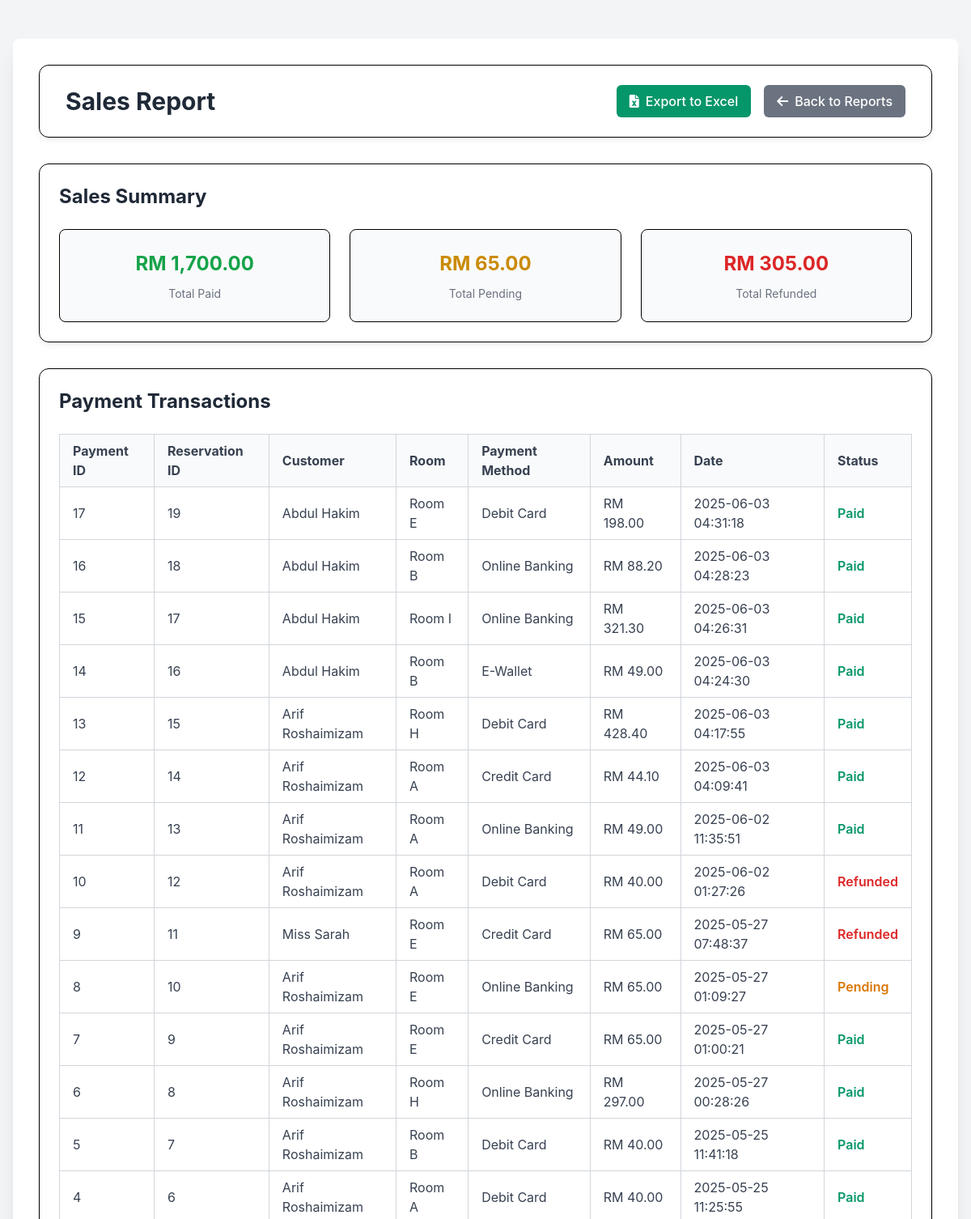
The app's page /admin/sales_report.php (signed in, upper part), older data.
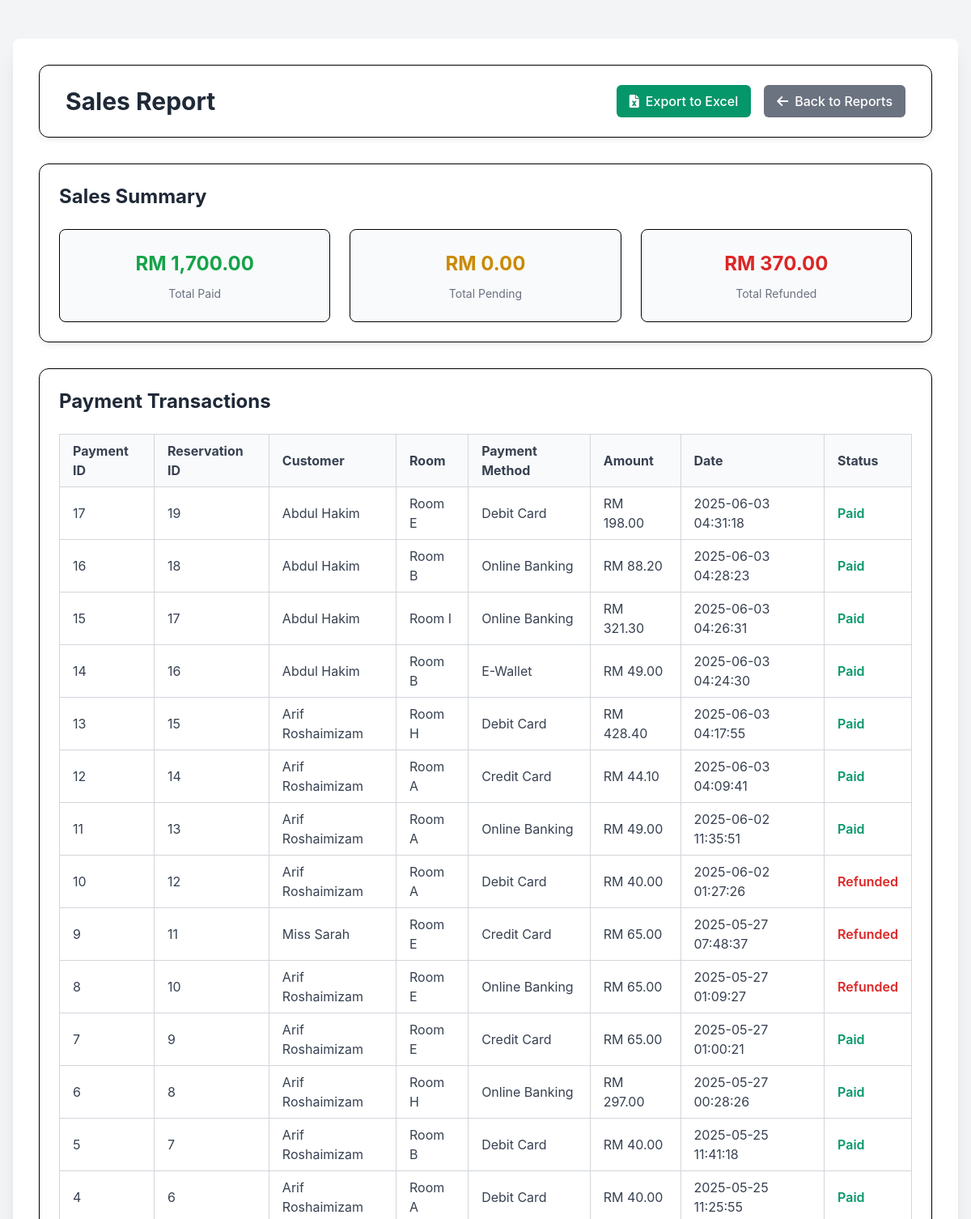
The same page, newer data.
### tables this page shows
CREATE TABLE `payments` (
  `paymentID` int(11) NOT NULL,
  `reservationID` int(11) DEFAULT NULL,
  `paymentMethod` varchar(50) DEFAULT NULL,
  `amountPaid` decimal(10,2) DEFAULT NULL,
  `paymentDate` timestamp NOT NULL DEFAULT current_timestamp(),
  `paymentStatus` enum('pending','paid','refunded') DEFAULT 'pending'
);

CREATE TABLE `users` (
  `userID` int(11) NOT NULL,
  `fullName` varchar(100) DEFAULT NULL,
  `email` varchar(100) DEFAULT NULL,
  `phone` varchar(20) NOT NULL,
  `password` varchar(255) DEFAULT NULL,
  `role` enum('user','admin') DEFAULT 'user',
  `createdAt` timestamp NOT NULL DEFAULT current_timestamp()
);

CREATE TABLE `rooms` (
  `roomID` int(11) NOT NULL,
  `roomName` varchar(100) DEFAULT NULL,
  `capacity` int(11) DEFAULT NULL,
  `status` enum('available','unavailable') DEFAULT 'available',
  `packageID` int(11) DEFAULT NULL
);

### admin/sales_report.php (the view, shortened to what the changed rows need)
<?php
include '../dbconfig.php';
$query = "SELECT p.paymentID, p.reservationID, u.fullName, r.roomName, p.paymentMethod, p.amountPaid, p.paymentDate, p.paymentStatus
          FROM payments p
          JOIN reservations res ON p.reservationID = res.reservationID
          JOIN users u ON res.userID = u.userID
          JOIN rooms r ON res.roomID = r.roomID
          ORDER BY p.paymentDate DESC";
$result = $conn->query($query);
$totalPending = 0;
$totalRefunded = 0;
$totalsQuery = "SELECT paymentStatus, SUM(amountPaid) as total FROM payments GROUP BY paymentStatus";
$totalsResult = $conn->query($totalsQuery);
while ($row = $totalsResult->fetch_assoc()) {
    if ($row['paymentStatus'] === 'pending') $totalPending = $row['total'];
    if ($row['paymentStatus'] === 'refunded') $totalRefunded = $row['total'];
}
?>
<!DOCTYPE html>
<html lang="en">
<head>
    <script src="https://cdn.tailwindcss.com"></script>
    <link rel="stylesheet" href="https://cdnjs.cloudflare.com/ajax/libs/font-awesome/6.0.0-beta3/css/all.min.css">
</head>
<body class="bg-gray-100 min-h-screen flex flex-col items-center p-4">
    <div class="bg-white p-8 rounded-lg shadow-xl w-full max-w-7xl mt-8">
        <div class="flex justify-between items-center mb-8 header-bg">
            <h1 class="text-3xl font-bold text-gray-800">Sales Report</h1>
        </div>
        <div class="report-card p-6">
            <h2 class="text-2xl font-bold text-gray-800 mb-6">Sales Summary</h2>
            <div class="grid grid-cols-1 md:grid-cols-3 gap-6">
                <div class="stats-card">
                    <div class="stats-value text-yellow-600">RM <?php echo number_format($totalPending, 2); ?></div>
                    <div class="stats-label">Total Pending</div>
                </div>
                <div class="stats-card">
                    <div class="stats-value text-red-600">RM <?php echo number_format($totalRefunded, 2); ?></div>
                    <div class="stats-label">Total Refunded</div>
                </div>
            </div>
        </div>
        <div class="report-card p-6">
            <h2 class="text-2xl font-bold text-gray-800 mb-6">Payment Transactions</h2>
            <div class="overflow-x-auto">
                <table class="w-full border-collapse border border-gray-300">
                    <thead>
                        <tr class="bg-gray-50">
                            <th class="border border-gray-300 px-4 py-2 text-left">Payment ID</th>
                            <th class="border border-gray-300 px-4 py-2 text-left">Reservation ID</th>
                            <th class="border border-gray-300 px-4 py-2 text-left">Customer</th>
                            <th class="border border-gray-300 px-4 py-2 text-left">Room</th>
                            <th class="border border-gray-300 px-4 py-2 text-left">Payment Method</th>
                            <th class="border border-gray-300 px-4 py-2 text-left">Amount</th>
                            <th class="border border-gray-300 px-4 py-2 text-left">Date</th>
                            <th class="border border-gray-300 px-4 py-2 text-left">Status</th>
                        </tr>
                    </thead>
                    <tbody>
                        <?php while ($row = $result->fetch_assoc()): ?>
                        <tr class="hover:bg-gray-50">
                            <td class="border border-gray-300 px-4 py-2"><?php echo $row['paymentID']; ?></td>
                            <td class="border border-gray-300 px-4 py-2"><?php echo $row['reservationID']; ?></td>
                            <td class="border border-gray-300 px-4 py-2"><?php echo htmlspecialchars($row['fullName']); ?></td>
                            <td class="border border-gray-300 px-4 py-2"><?php echo $row['roomName']; ?></td>
                            <td class="border border-gray-300 px-4 py-2"><?php echo $row['paymentMethod']; ?></td>
                            <td class="border border-gray-300 px-4 py-2">RM <?php echo number_format($row['amountPaid'], 2); ?></td>
                            <td class="border border-gray-300 px-4 py-2"><?php echo date('Y-m-d H:i:s', strtotime($row['paymentDate'])); ?></td>
                            <td class="border border-gray-300 px-4 py-2">
                                <span class="status-<?php echo $row['paymentStatus']; ?>">
                                    <?php echo ucfirst($row['paymentStatus']); ?>
                                </span>
                            </td>
                        </tr>
                        <?php endwhile; ?>
                    </tbody>
                </table>
            </div>
        </div>
    </div>
</body>
</html>

Row changes from the older to the newer data that the page shows:
changed payments id 8: paymentStatus "Pending" → "Refunded"
Text that changed along with them:
$totalPending: "65.00" → "0.00"
$totalRefunded: "305.00" → "370.00"
